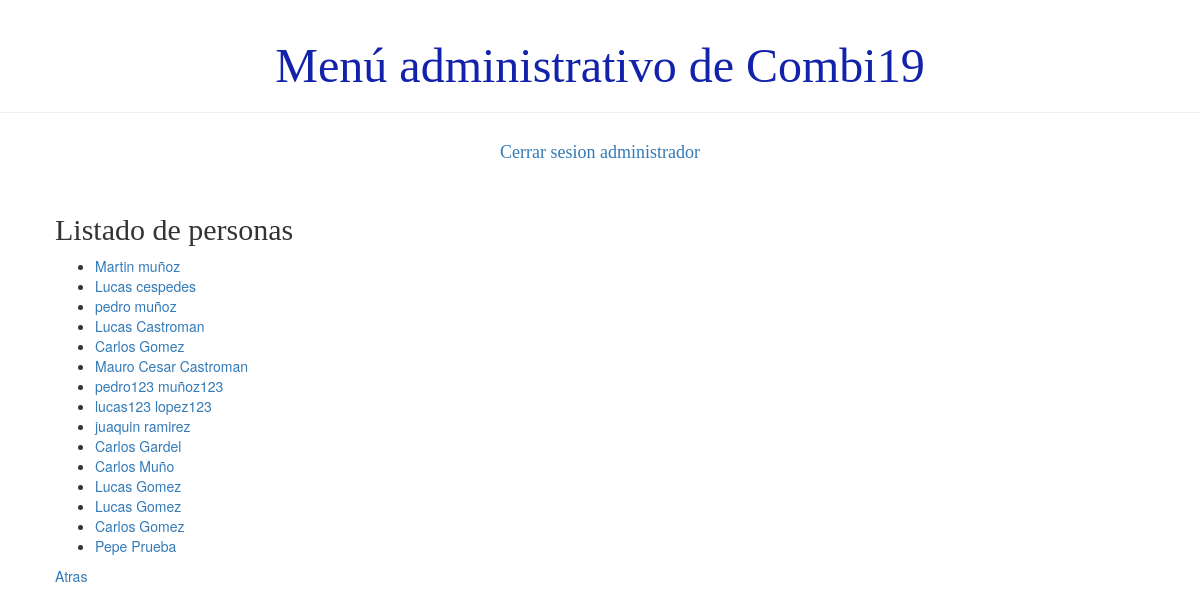
Before: /usuario/listaPersona/ (signed in) with the older database file.
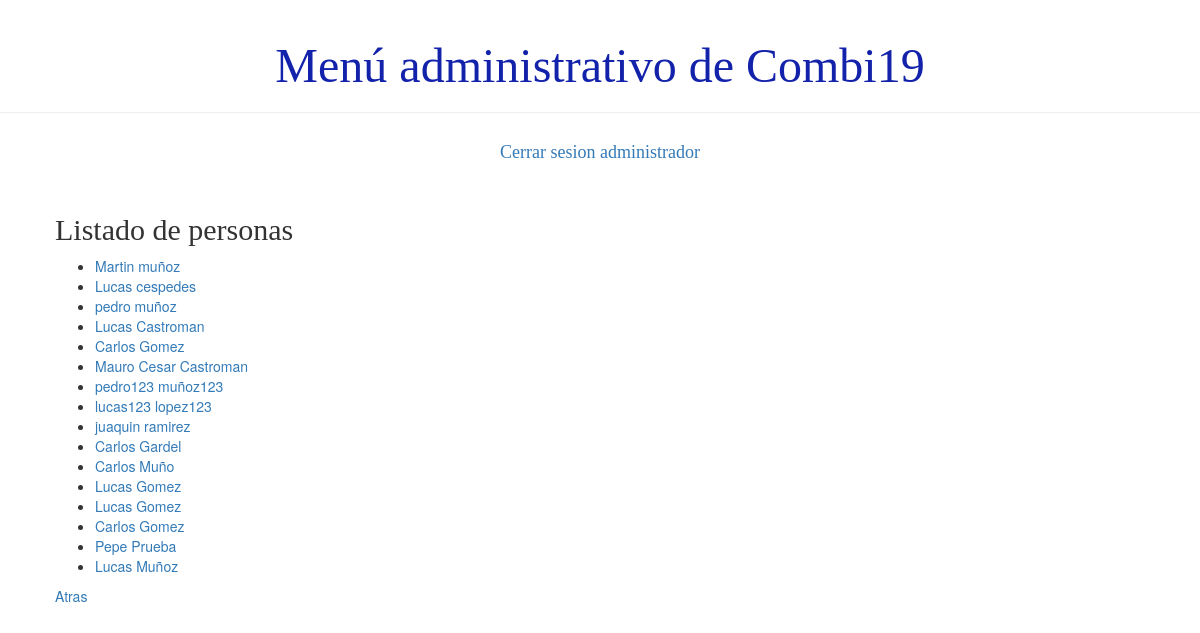
After: the same page with the newer database file.
### demo1/models.py (models this page shows)
class Persona(models.Model):
    usuario = models.ForeignKey('auth.User', on_delete=models.CASCADE)
    dni = models.IntegerField()
    telefono = models.BigIntegerField()
    activo = models.BooleanField(default=True)
    def __str__(self):
        return '%s %s' % (self.usuario.first_name, self.usuario.last_name)

### demo1/views.py (the view)
# urls.py: path('usuario/listaPersona/', views.listado_persona, name= 'listado_persona'),
def listado_persona(request):
    personas= Persona.objects.all()
    return render(request, 'demo1/listados/listado_persona.html', {'personas':personas})

### demo1/templates/demo1/listados/listado_persona.html
{% extends 'demo1/base.html' %}
{% block content %}
    <h2>Listado de personas</h2>
    <div>
        <ul>
        {% for persona in personas %}
            <li><a href="">{{ persona }}</a></li>
        {% endfor %}
        </ul>
    </div>
    <div><a href="{% url 'principal' %}">Atras</a></div>
{% endblock %}

Changed rows visible on the page:
added Persona: usuario.last_name "Lucas Muñoz"
